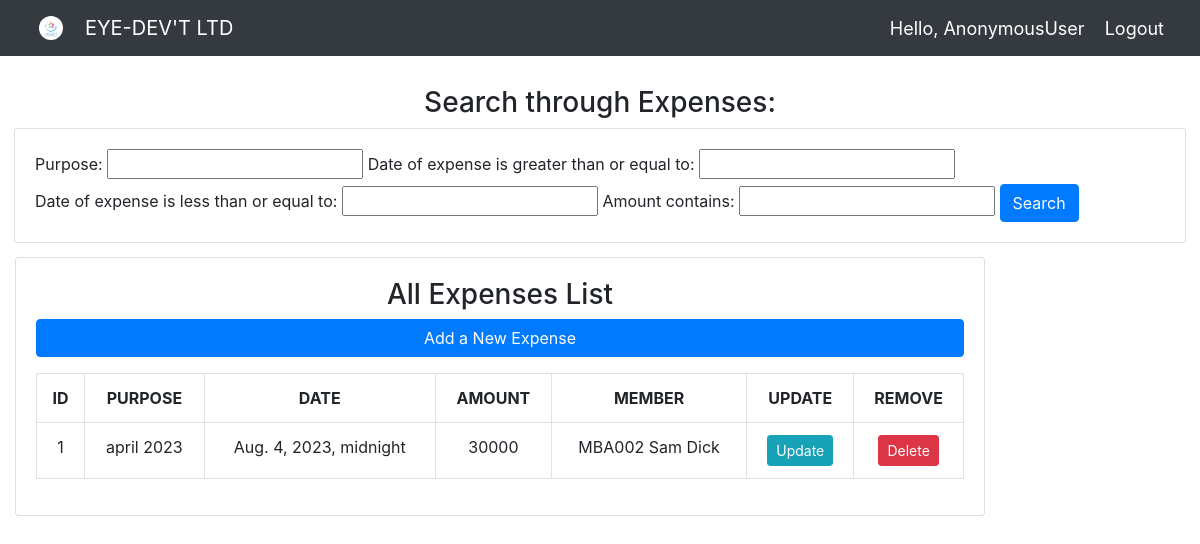
The page /all_expense/ on the database its author committed.
### kyaclub_app/models.py (models this page shows, shortened)
class Expense(models.Model):
    purpose = models.CharField(max_length=30, null=False)
    amount = models.PositiveIntegerField()
    date_of_expense = models.DateTimeField()
    member_responsible = models.ForeignKey(Member, on_delete=models.SET_DEFAULT, default=None, null=False)
    receipt = models.ImageField(upload_to='deposits/%Y/%m/%d',blank=True)

class Member(models.Model):
    sex_choices = (("Male","male"), ("Female","Female"))
    status_choices = (("Married","Married"),("Single","Single"),
                        ("Windowed","Windowed"),("Divorsed","Divorsed"))
    member_id =models.CharField(max_length=10, primary_key=True )
    full_name = models.CharField(max_length=200, null=False)
    nin = models.CharField(max_length=100)
    occupation=models.CharField(max_length=500)
    sex = models.CharField(max_length=10,choices = sex_choices)
    marital_status = models.CharField(max_length=30, choices=status_choices)
    email = models.EmailField(max_length=100)
    telephone = models.PositiveIntegerField()
    date_of_birth = models.DateField(validators=[MaxValueValidator(datetime.date.today)])
    current_address = models.CharField(max_length=300)
    home_address = models.CharField(max_length=300)
    Registered_date = models.DateTimeField(auto_now_add=True)
    def __str__(self):
        return self.member_id + " " +self.full_name

### kyaclub_app/views.py (the view)
# urls.py: path('all_expense/', views.allExpense, name='all_expense'),
def allExpense(request):
    search_expense = request.GET.get('search')
    if search_expense:
        expense = Expense.objects.filter(Q(member_responsible__icontains=search_expense) |
                             Q(purpose__icontains=search_expense) |
                             Q(date_of_expense__icontains=search_expense))
    else:
        expense_list = Expense.objects.all().order_by("-date_of_expense")
        expenseFilter = ExpenseFilter(request.GET, queryset=expense_list)
        expense_list = expenseFilter.qs
    context = {
                'expense_list': expense_list,
                'expenseFilter': expenseFilter,
        }
    return render(request, 'members/all_expenses.html', context )

### kyaclub_app/templates/members/all_expenses.html (shortened to what this page needs)
{% extends 'members/main.html' %}
{% load static %}
{% block content %}
<link rel="stylesheet" href="https://cdn.jsdelivr.net/npm/bootstrap@4.5.3/dist/css/bootstrap.min.css">
<br>
<div class="row">
    <div class="col">
        <h3 align="center">Search through Expenses:</h3>
        <div class="card card-body">
            <form method="get">
                {{expenseFilter.form}}
                <button class="btn btn-primary" type="submit">Search</button>
            </form>
        </div>
    </div>
</div>
 <div class = "col-md-10 text-center">
    <div class="card card-body">
        <h3 id="header-h2">All Expenses List</h3>
        <a class="btn btn-primary btn-block" href="{% url 'create_expense' %}"> Add a New Expense</a><p></p>
        <table class="table table-bordered border-primary table-hover">
                <th> ID</th>
                <th>PURPOSE</th>
                <th>DATE</th>
                <th>AMOUNT</th>
                <th>MEMBER</th>
                <th>UPDATE</th>
                <th>REMOVE</th>
            {% for x in expense_list %}
            <tr>
                <td>{{ x.id }}</td>
                <td>{{ x.purpose }}</td>
                <td>{{ x.date_of_expense }}</td>
                <td>{{ x.amount }}</td>
                <td>{{ x.member_responsible}}</td>
                <td><a class="btn btn-sm btn-info" href="{% url 'update_expense' x.id  %}">Update</a></td>
                <td><a class="btn btn-sm btn-danger" href="{% url 'delete_expense' x.id  %}">Delete</a></td>
            </tr>
            {% endfor %}
        </table>
    </div><br>
</div>
{% endblock content %}

### kyaclub_app/static/css/main.css (style rules this page uses)
body { background-color: #ebeff5; }
.row { padding: 14px; }

### rows shown on the page
Expense: id "1", purpose "april 2023", date_of_expense "Aug. 4, 2023, midnight", amount "30000", member_responsible "MBA002 Sam Dick"

### other values the page prints
{{ request.user }} "AnonymousUser"
